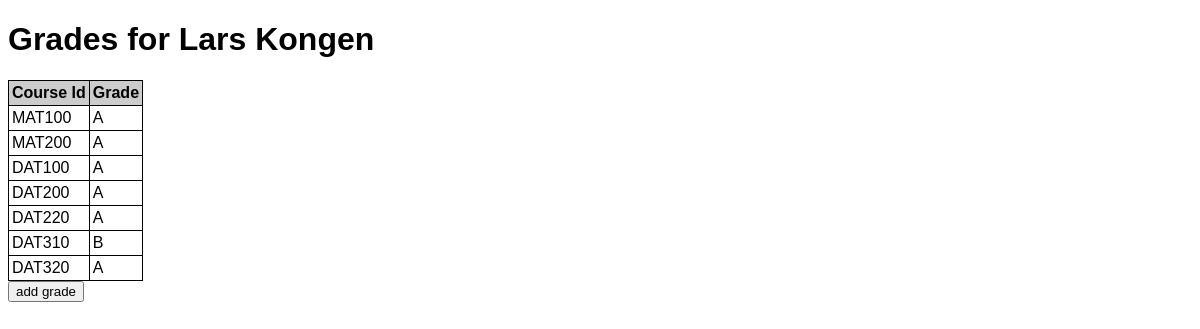
Page /student/333333 on the committed database.
### tables this page shows
CREATE TABLE students (
                                student_no INTEGER PRIMARY KEY,
                                name TEXT NOT NULL
                            );

CREATE TABLE grades (
                                id INTEGER PRIMARY KEY,
                                student_no INTEGER NOT NULL,
                                course_id TEXT NOT NULL,
                                grade TEXT NOT NULL,
                                FOREIGN KEY (student_no) REFERENCES students (student_no),
                                FOREIGN KEY (course_id) REFERENCES courses (id)
                            );

### app.py (the view)
@app.route("/student/<int:student_no>")
def student_grades(student_no):
    conn = get_db()
    return render_template("student_grades.html",
                    grades=get_student_grades(conn, student_no),
                    student=get_student(conn,student_no))

### app.py (called while the page is built)
def get_db():
    db = getattr(g, '_database', None)
    if db is None:
        db = g._database = sqlite3.connect(DATABASE)
    return db

@app.teardown_appcontext
def close_connection(exception):
    db = getattr(g, '_database', None)
    if db is not None:
        db.close()

### setup_db.py (called while the page is built)
def get_student(conn, student_no):
    cur = conn.cursor()
    cur.execute("SELECT name FROM students WHERE student_no = {}".format(student_no))
    (name,) = cur.fetchone()
    return {
            "student_no": student_no,
            "name": name
            }

def get_student_grades(conn, student_no):
    cur = conn.cursor()
    cur.execute("SELECT course_id, grade FROM grades WHERE student_no = {}".format(student_no))
    grades = []
    for (id,grade) in cur:
        grades.append({
            "student_no": student_no,
            "course_id": id,
            "grade": grade
            })
    return grades

### templates/student_grades.html (shortened to what this page needs)
{% extends "base.html" %}
{% block content %}
    <h1>Grades for {{ student.name }}</h1>
    {% for grade in grades %}
        {% if loop.first %}
            <table>
                <thead>
                    <tr>
                        <th>Course Id</th>
                        <th>Grade</th>
                    </tr>
                </thead>
                <tbody>
        {% endif %}
            <tr>
                <td>{{ grade.course_id }} </td>
                <td>{{ grade.grade }}</td>
            </tr>
        {% if loop.last %}
            </tbody>
            </table>
        {% endif %}
    {% else %}
        <em>No grades registered.</em>
    {% endfor %}
    <form action="../add_grade.html" method="get">
        <input type="submit" value="add grade">
    </form>
{% endblock %}

### static/style.css (style rules this page uses)
* { font-family: Verdana, Arial, sans-serif; }
table { border-collapse: collapse; }
th { background-color: #cccccc; text-align: left; }
td, th { border: 1px solid black; padding: 3px; }

### rows in the picture
students: name "Lars Kongen"
grades: shows "Course Id", course_id "MAT100", grade "A"
grades: course_id "MAT200", grade "A"
grades: course_id "DAT100", grade "A"
grades: course_id "DAT200", grade "A"
grades: course_id "DAT220", grade "A"
grades: course_id "DAT310", grade "B"
grades: course_id "DAT320", grade "A"
